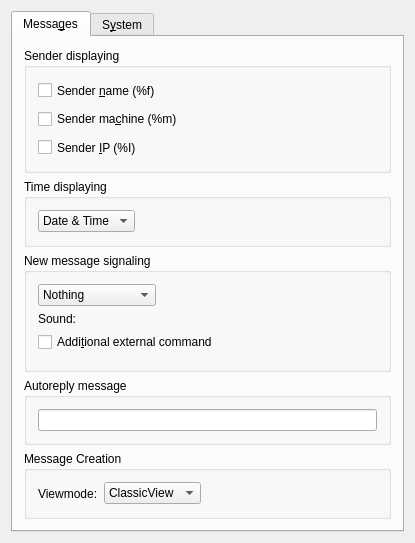
<ui version="4.0" >
 <class>Prefs_base</class>
 <widget class="QWidget" name="Prefs_base" >
  <property name="geometry" >
   <rect>
    <x>0</x>
    <y>0</y>
    <width>404</width>
    <height>494</height>
   </rect>
  </property>
  <property name="sizePolicy" >
   <sizepolicy vsizetype="MinimumExpanding" hsizetype="MinimumExpanding" >
    <horstretch>0</horstretch>
    <verstretch>0</verstretch>
   </sizepolicy>
  </property>
  <property name="windowTitle" >
   <string>Prefs_base</string>
  </property>
  <layout class="QGridLayout" >
   <item row="0" column="0" >
    <widget class="QTabWidget" name="tabWidget4" >
     <property name="sizePolicy" >
      <sizepolicy vsizetype="MinimumExpanding" hsizetype="MinimumExpanding" >
       <horstretch>0</horstretch>
       <verstretch>0</verstretch>
      </sizepolicy>
     </property>
     <property name="currentIndex" >
      <number>0</number>
     </property>
     <widget class="QWidget" name="tab" >
      <attribute name="title" >
       <string>Messa&amp;ges</string>
      </attribute>
      <layout class="QVBoxLayout" >
       <item>
        <widget class="QGroupBox" name="groupBox2" >
         <property name="sizePolicy" >
          <sizepolicy vsizetype="Minimum" hsizetype="Minimum" >
           <horstretch>0</horstretch>
           <verstretch>0</verstretch>
          </sizepolicy>
         </property>
         <property name="title" >
          <string>Sender displaying</string>
         </property>
         <property name="alignment" >
          <set>Qt::AlignLeading</set>
         </property>
         <layout class="QGridLayout" >
          <item rowspan="3" row="0" column="1" >
           <spacer>
            <property name="orientation" >
             <enum>Qt::Horizontal</enum>
            </property>
            <property name="sizeType" >
             <enum>QSizePolicy::MinimumExpanding</enum>
            </property>
            <property name="sizeHint" >
             <size>
              <width>185</width>
              <height>80</height>
             </size>
            </property>
           </spacer>
          </item>
          <item row="0" column="0" >
           <widget class="QCheckBox" name="kcfg_DisplaySender" >
            <property name="sizePolicy" >
             <sizepolicy vsizetype="Preferred" hsizetype="Preferred" >
              <horstretch>0</horstretch>
              <verstretch>0</verstretch>
             </sizepolicy>
            </property>
            <property name="toolTip" >
             <string>Display sender name?</string>
            </property>
            <property name="whatsThis" >
             <string>Show sender name as part of sender string for incoming messages?</string>
            </property>
            <property name="text" >
             <string>Sender &amp;name (%f)</string>
            </property>
           </widget>
          </item>
          <item row="1" column="0" >
           <widget class="QCheckBox" name="kcfg_DisplayMachine" >
            <property name="sizePolicy" >
             <sizepolicy vsizetype="Preferred" hsizetype="Preferred" >
              <horstretch>0</horstretch>
              <verstretch>0</verstretch>
             </sizepolicy>
            </property>
            <property name="toolTip" >
             <string>Display machine name?</string>
            </property>
            <property name="whatsThis" >
             <string>Show machine name as part of sender string for incoming messages?</string>
            </property>
            <property name="text" >
             <string>Sender ma&amp;chine (%m)</string>
            </property>
            <property name="shortcut" >
             <string>Alt+C</string>
            </property>
           </widget>
          </item>
          <item row="2" column="0" >
           <widget class="QCheckBox" name="kcfg_DisplayIP" >
            <property name="sizePolicy" >
             <sizepolicy vsizetype="Preferred" hsizetype="Preferred" >
              <horstretch>0</horstretch>
              <verstretch>0</verstretch>
             </sizepolicy>
            </property>
            <property name="toolTip" >
             <string>Display sender IP?</string>
            </property>
            <property name="whatsThis" >
             <string>Show sender IP as part of sender string for incoming messages?</string>
            </property>
            <property name="text" >
             <string>Sender &amp;IP (%I)</string>
            </property>
           </widget>
          </item>
         </layout>
        </widget>
       </item>
       <item>
        <widget class="QGroupBox" name="groupBox13" >
         <property name="sizePolicy" >
          <sizepolicy vsizetype="Minimum" hsizetype="Minimum" >
           <horstretch>0</horstretch>
           <verstretch>0</verstretch>
          </sizepolicy>
         </property>
         <property name="title" >
          <string>Time displaying</string>
         </property>
         <layout class="QHBoxLayout" >
          <item>
           <widget class="QComboBox" name="kcfg_TimeFormat" >
            <property name="toolTip" >
             <string>Details for time displaying</string>
            </property>
            <property name="whatsThis" >
             <string>What details to show for the time of received messages.</string>
            </property>
            <item>
             <property name="text" >
              <string>Date &amp; Time</string>
             </property>
            </item>
            <item>
             <property name="text" >
              <string>Time</string>
             </property>
            </item>
            <item>
             <property name="text" >
              <string>Date</string>
             </property>
            </item>
           </widget>
          </item>
          <item>
           <spacer>
            <property name="orientation" >
             <enum>Qt::Horizontal</enum>
            </property>
            <property name="sizeType" >
             <enum>QSizePolicy::Expanding</enum>
            </property>
            <property name="sizeHint" >
             <size>
              <width>241</width>
              <height>21</height>
             </size>
            </property>
           </spacer>
          </item>
         </layout>
        </widget>
       </item>
       <item>
        <widget class="QGroupBox" name="groupBox1" >
         <property name="sizePolicy" >
          <sizepolicy vsizetype="Minimum" hsizetype="Minimum" >
           <horstretch>0</horstretch>
           <verstretch>0</verstretch>
          </sizepolicy>
         </property>
         <property name="title" >
          <string>New message signaling</string>
         </property>
         <property name="alignment" >
          <set>Qt::AlignLeading</set>
         </property>
         <layout class="QVBoxLayout" >
          <item>
           <layout class="QHBoxLayout" >
            <item>
             <widget class="QComboBox" name="kcfg_ToggleSignaling" >
              <property name="sizePolicy" >
               <sizepolicy vsizetype="Minimum" hsizetype="Expanding" >
                <horstretch>0</horstretch>
                <verstretch>0</verstretch>
               </sizepolicy>
              </property>
              <property name="toolTip" >
               <string>Action for new messages</string>
              </property>
              <property name="whatsThis" >
               <string>What to do when new messages are received.</string>
              </property>
              <item>
               <property name="text" >
                <string>Nothing</string>
               </property>
              </item>
              <item>
               <property name="text" >
                <string>Sound and Tray</string>
               </property>
              </item>
              <item>
               <property name="text" >
                <string>Activate window</string>
               </property>
              </item>
              <item>
               <property name="text" >
                <string>All</string>
               </property>
              </item>
             </widget>
            </item>
            <item>
             <spacer>
              <property name="orientation" >
               <enum>Qt::Horizontal</enum>
              </property>
              <property name="sizeType" >
               <enum>QSizePolicy::Expanding</enum>
              </property>
              <property name="sizeHint" >
               <size>
                <width>221</width>
                <height>20</height>
               </size>
              </property>
             </spacer>
            </item>
           </layout>
          </item>
          <item>
           <layout class="QHBoxLayout" >
            <item>
             <widget class="QLabel" name="textLabel1_2_2" >
              <property name="sizePolicy" >
               <sizepolicy vsizetype="Preferred" hsizetype="Preferred" >
                <horstretch>0</horstretch>
                <verstretch>0</verstretch>
               </sizepolicy>
              </property>
              <property name="toolTip" >
               <string/>
              </property>
              <property name="whatsThis" >
               <string/>
              </property>
              <property name="text" >
               <string>Sound:</string>
              </property>
              <property name="wordWrap" >
               <bool>false</bool>
              </property>
             </widget>
            </item>
            <item>
             <widget class="KUrlRequester" native="1" name="kcfg_SoundURL" >
              <property name="sizePolicy" >
               <sizepolicy vsizetype="Minimum" hsizetype="MinimumExpanding" >
                <horstretch>0</horstretch>
                <verstretch>0</verstretch>
               </sizepolicy>
              </property>
              <property name="toolTip" >
               <string>Sound for new messages</string>
              </property>
              <property name="whatsThis" >
               <string>Choose which sound to play when new messages are received.</string>
              </property>
             </widget>
            </item>
           </layout>
          </item>
          <item>
           <widget class="QCheckBox" name="kcfg_ExternalCommand" >
            <property name="text" >
             <string>Addi&amp;tional external command</string>
            </property>
            <property name="shortcut" >
             <string>Alt+T</string>
            </property>
           </widget>
          </item>
          <item>
           <widget class="KUrlRequester" native="1" name="kcfg_ExternalCommandURL" >
            <property name="toolTip" >
             <string>Command to execute</string>
            </property>
            <property name="whatsThis" >
             <string>The URL and arguments for the external command.</string>
            </property>
           </widget>
          </item>
         </layout>
        </widget>
       </item>
       <item>
        <widget class="QGroupBox" name="groupBox7_2" >
         <property name="title" >
          <string>Autoreply message</string>
         </property>
         <layout class="QVBoxLayout" >
          <item>
           <widget class="QLineEdit" name="kcfg_ArMsg" />
          </item>
         </layout>
        </widget>
       </item>
       <item>
        <widget class="QGroupBox" name="groupBox7" >
         <property name="title" >
          <string>Message Creation</string>
         </property>
         <layout class="QHBoxLayout" >
          <item>
           <widget class="QLabel" name="textLabel1" >
            <property name="text" >
             <string>Viewmode:</string>
            </property>
            <property name="wordWrap" >
             <bool>false</bool>
            </property>
           </widget>
          </item>
          <item>
           <widget class="QComboBox" name="kcfg_MakePopupView" >
            <item>
             <property name="text" >
              <string>ClassicView</string>
             </property>
            </item>
            <item>
             <property name="text" >
              <string>TreeView</string>
             </property>
            </item>
           </widget>
          </item>
          <item>
           <spacer>
            <property name="orientation" >
             <enum>Qt::Horizontal</enum>
            </property>
            <property name="sizeType" >
             <enum>QSizePolicy::Expanding</enum>
            </property>
            <property name="sizeHint" >
             <size>
              <width>91</width>
              <height>21</height>
             </size>
            </property>
           </spacer>
          </item>
         </layout>
        </widget>
       </item>
      </layout>
     </widget>
     <widget class="QWidget" name="tab" >
      <attribute name="title" >
       <string>S&amp;ystem</string>
      </attribute>
      <layout class="QVBoxLayout" >
       <item>
        <widget class="QGroupBox" name="groupBox4" >
         <property name="sizePolicy" >
          <sizepolicy vsizetype="Minimum" hsizetype="Minimum" >
           <horstretch>0</horstretch>
           <verstretch>0</verstretch>
          </sizepolicy>
         </property>
         <property name="title" >
          <string>General Options</string>
         </property>
         <property name="alignment" >
          <set>Qt::AlignLeading</set>
         </property>
         <layout class="QGridLayout" >
          <item row="0" column="0" >
           <widget class="QCheckBox" name="kcfg_RunDocked" >
            <property name="sizePolicy" >
             <sizepolicy vsizetype="Minimum" hsizetype="Minimum" >
              <horstretch>0</horstretch>
              <verstretch>0</verstretch>
             </sizepolicy>
            </property>
            <property name="toolTip" >
             <string>Start docked and hide main window when closing</string>
            </property>
            <property name="whatsThis" >
             <string>If checked it starts docked only in the systemtray and only hides when window is closed.</string>
            </property>
            <property name="text" >
             <string>Run do&amp;cked</string>
            </property>
           </widget>
          </item>
          <item rowspan="2" row="0" column="1" >
           <spacer>
            <property name="orientation" >
             <enum>Qt::Horizontal</enum>
            </property>
            <property name="sizeType" >
             <enum>QSizePolicy::MinimumExpanding</enum>
            </property>
            <property name="sizeHint" >
             <size>
              <width>106</width>
              <height>50</height>
             </size>
            </property>
           </spacer>
          </item>
          <item rowspan="2" row="1" column="0" >
           <widget class="QSpinBox" name="kcfg_TimerInterval" >
            <property name="suffix" >
             <string>s</string>
            </property>
            <property name="maximum" >
             <number>32767</number>
            </property>
            <property name="value" >
             <number>1</number>
            </property>
           </widget>
          </item>
          <item row="2" column="1" >
           <widget class="QLabel" name="textLabel1_2" >
            <property name="sizePolicy" >
             <sizepolicy vsizetype="Preferred" hsizetype="Preferred" >
              <horstretch>0</horstretch>
              <verstretch>0</verstretch>
             </sizepolicy>
            </property>
            <property name="toolTip" >
             <string/>
            </property>
            <property name="whatsThis" >
             <string/>
            </property>
            <property name="text" >
             <string>Timer interval (in sec)</string>
            </property>
            <property name="wordWrap" >
             <bool>false</bool>
            </property>
           </widget>
          </item>
         </layout>
        </widget>
       </item>
       <item>
        <widget class="QGroupBox" name="groupBox3" >
         <property name="sizePolicy" >
          <sizepolicy vsizetype="Minimum" hsizetype="Minimum" >
           <horstretch>0</horstretch>
           <verstretch>0</verstretch>
          </sizepolicy>
         </property>
         <property name="title" >
          <string>System</string>
         </property>
         <property name="alignment" >
          <set>Qt::AlignLeading</set>
         </property>
         <layout class="QHBoxLayout" >
          <item>
           <widget class="QLabel" name="textLabel1_3_2" >
            <property name="toolTip" >
             <string/>
            </property>
            <property name="whatsThis" >
             <string/>
            </property>
            <property name="text" >
             <string>smbclient-Bin:</string>
            </property>
            <property name="wordWrap" >
             <bool>false</bool>
            </property>
           </widget>
          </item>
          <item>
           <widget class="QLineEdit" name="kcfg_SmbclientBin" />
          </item>
         </layout>
        </widget>
       </item>
       <item>
        <spacer>
         <property name="orientation" >
          <enum>Qt::Vertical</enum>
         </property>
         <property name="sizeType" >
          <enum>QSizePolicy::Expanding</enum>
         </property>
         <property name="sizeHint" >
          <size>
           <width>364</width>
           <height>241</height>
          </size>
         </property>
        </spacer>
       </item>
      </layout>
     </widget>
    </widget>
   </item>
  </layout>
 </widget>
 <layoutdefault spacing="6" margin="11" />
 <pixmapfunction>qPixmapFromMimeSource</pixmapfunction>
 <customwidgets>
  <customwidget>
   <class>KUrlRequester</class>
   <extends>QWidget</extends>
   <header>kurlrequester.h</header>
  </customwidget>
 </customwidgets>
 <tabstops>
  <tabstop>tabWidget4</tabstop>
  <tabstop>kcfg_DisplaySender</tabstop>
  <tabstop>kcfg_DisplayMachine</tabstop>
  <tabstop>kcfg_DisplayIP</tabstop>
  <tabstop>kcfg_TimeFormat</tabstop>
  <tabstop>kcfg_ToggleSignaling</tabstop>
  <tabstop>kcfg_SoundURL</tabstop>
  <tabstop>kcfg_RunDocked</tabstop>
 </tabstops>
 <includes>
  <include location="local" >kurlrequester.h</include>
  <include location="local" >klineedit.h</include>
  <include location="local" >kpushbutton.h</include>
  <include location="local" >kurlrequester.h</include>
  <include location="local" >klineedit.h</include>
  <include location="local" >kpushbutton.h</include>
  <include location="local" >klineedit.h</include>
  <include location="local" >kcombobox.h</include>
  <include location="local" >kcombobox.h</include>
  <include location="local" >knuminput.h</include>
  <include location="local" >kurlrequester.h</include>
  <include location="local" >klineedit.h</include>
  <include location="local" >kpushbutton.h</include>
 </includes>
 <resources/>
 <connections/>
</ui>
